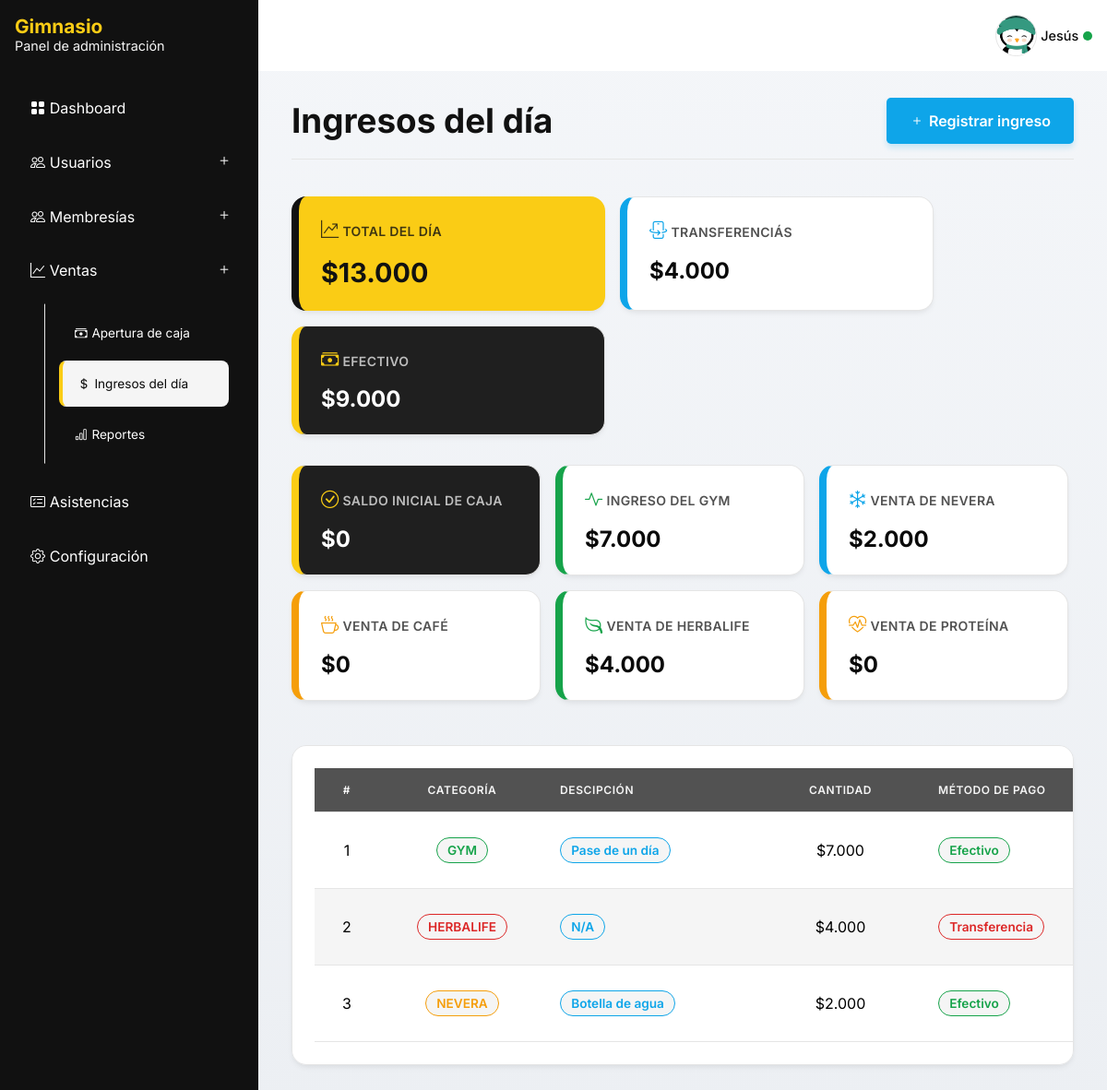
/sales/incomes/ (signed in), run on an earlier commit of the app's database.
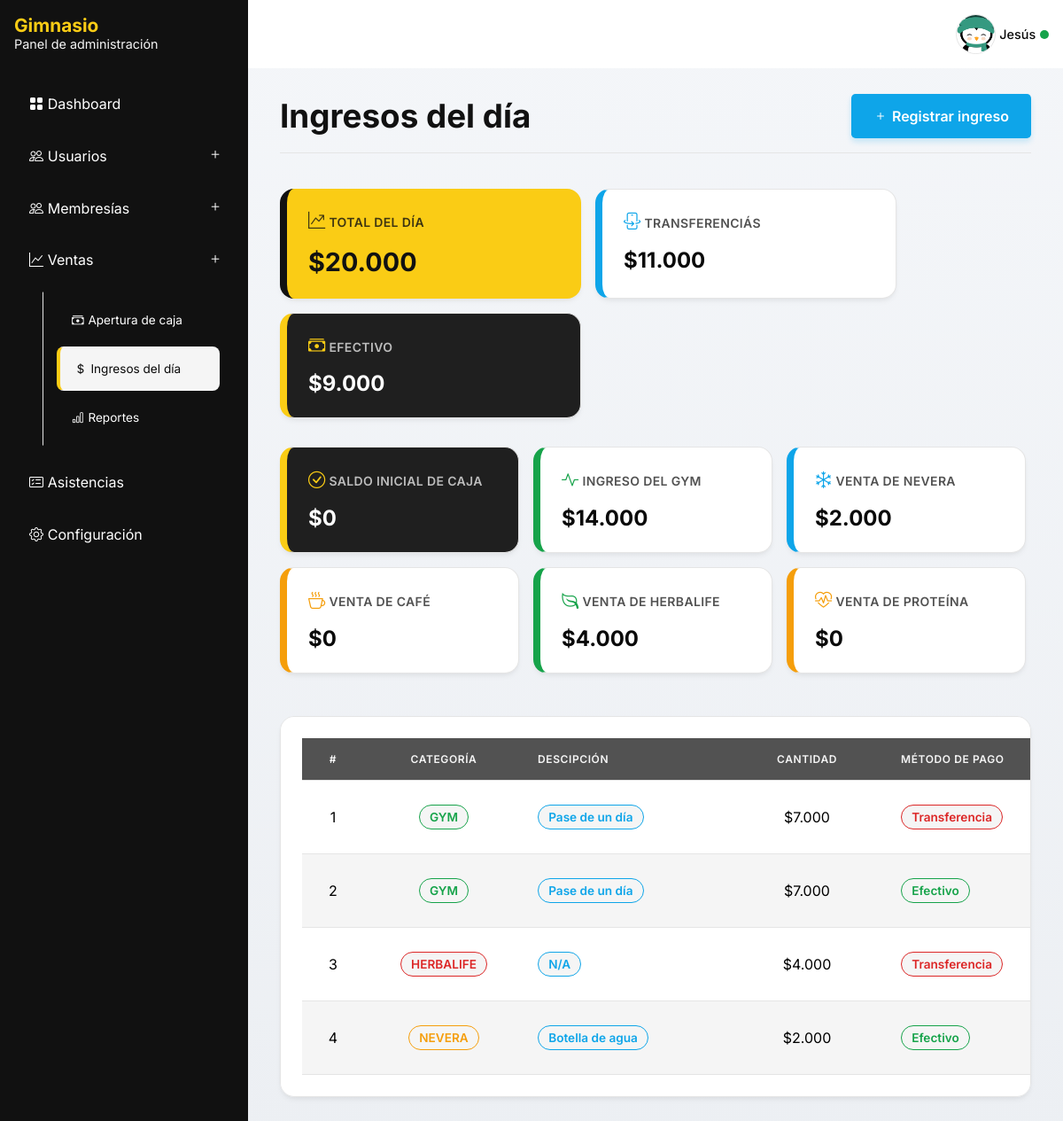
And on a later commit of the database.
### apps/management/models.py (models this page shows, shortened)
class AppSettings(models.Model):
    app_name = models.CharField(max_length=100, default="Gimnasio")
    app_description = models.CharField(max_length=200, default="Panel de administración")
    app_image = models.ImageField(upload_to="management/images/", null=True, blank=True)
    app_logo = models.ImageField(upload_to="management/images/", null=True, blank=True)
    elements_per_section = models.PositiveIntegerField(default=10)
    @classmethod
    def load(cls):
        instance, _ = cls.objects.get_or_create(pk=1)
        return instance

### apps/accounts/models/member.py (models this page shows, shortened)
class Member(AbstractBaseUser):
    class Meta:
        verbose_name = 'Usuario'
        verbose_name_plural = 'Usuarios'
    class BaseRoles(models.TextChoices):
        CUSTOMER = 'Cliente','Cliente'
        ADMINISTRATOR = 'Administrador','Administrador'
        SECRETARY = 'Secretario(a)','Secretario(a)'
    class DocumentTypes(models.TextChoices):
        CC = 'CC', 'Cédula de Ciudadanía'
        TI = 'TI', 'Tarjeta de Identidad'
        CE = 'CE', 'Cédula de Extranjería'
        NIT = 'NIT', 'Número de Identificación Tributaria'
        PP = 'PP', 'Pasaporte'
        RC = 'RC', 'Registro Civil'
        PPT = 'PPT', 'Permiso por Protección Temporal'
    objects = BaseMemberManager()
    first_name = models.CharField(max_length=100)
    last_name = models.CharField(max_length=100, blank=True, null=True)
    phone_number = models.CharField(max_length=10, unique=True, db_index=True)
    email = models.EmailField(unique=True, db_index=True)
    role = models.CharField(max_length=13, choices=BaseRoles.choices, default=BaseRoles.CUSTOMER)
    photo = models.ImageField(upload_to='members/images', blank=True, null=True)
    document_type = models.CharField(max_length=100, choices=DocumentTypes.choices, default=DocumentTypes.CC)
    document_number = models.PositiveIntegerField(unique=True, db_index=True)
    is_active = models.BooleanField(default=True)
    is_staff = models.BooleanField(default=False)
    is_superuser = models.BooleanField(default=False)
    created_at = models.DateTimeField(auto_now_add=True)
    updated_at = models.DateTimeField(auto_now=True)
    birthday = models.DateField(blank=True, null=True)
    USERNAME_FIELD = 'email'
    REQUIRED_FIELDS = ['first_name', 'phone_number','document_type','document_number']

### apps/sales/models/income.py (models this page shows)
class Income(models.Model):
    class Source(models.TextChoices):
        SALES = 'VENTAS','VENTAS'
        PAYMENT = 'PAGOS','PAGOS'
        MANUAL = 'MANUAL','MANUAL'
    class IncomeCategory(models.TextChoices):
        GYM = 'GYM','GYM'
        REFRIGERATOR = 'NEVERA','NEVERA'
        COFFEE = 'CAFÉ', 'CAFÉ'
        HERBALIFE = 'HERBALIFE','HERBALIFE'
        PROTEIN = 'PROTEINA', 'PROTEINA'
    class IncomeMethod(models.TextChoices):
        CASH = 'Efectivo', 'Efectivo'
        TRANSFER = 'Transferencia', 'Transferencia'
    category = models.CharField(max_length=20, choices=IncomeCategory.choices)
    amount = models.PositiveIntegerField()
    payment_method = models.CharField(max_length=20, choices=IncomeMethod.choices)
    description = models.TextField(blank=True)
    created_at = models.DateTimeField(auto_now_add=True)
    cash_opening = models.ForeignKey('sales.CashOpening', on_delete=models.PROTECT, related_name='income_cash_opening', null=True, blank=True, editable=False)
    source = models.CharField(max_length=10, choices=Source.choices)
    payment = models.OneToOneField('payments.Payment', on_delete=models.PROTECT, related_name='payments', editable=False, blank=True, null=True)
    class Meta:
        ordering = ['-created_at']
        verbose_name = 'Ingreso'
        verbose_name_plural = 'Ingresos'

### apps/sales/views/income.py (the view)
# urls.py: path('incomes/', views.IncomeListView.as_view(), name='incomes'),
@method_decorator(role_required([Member.BaseRoles.ADMINISTRATOR, Member.BaseRoles.SECRETARY]),name='dispatch')
class IncomeListView(ListView):
    model = Income
    context_object_name = 'incomes'
    template_name = 'income/list.html'
    def get_context_data(self, **kwargs):
        context = super().get_context_data(**kwargs)
        start_date, end_date = get_today_range()
        queryset = Income.objects.filter(created_at__range=[start_date, end_date])
        totals = queryset.aggregate(
            gym=Sum('amount', filter=Q(category=Income.IncomeCategory.GYM)),
            refrigerator=Sum('amount', filter=Q(category=Income.IncomeCategory.REFRIGERATOR)),
            coffee=Sum('amount', filter=Q(category=Income.IncomeCategory.COFFEE)),
            herbalife=Sum('amount', filter=Q(category=Income.IncomeCategory.HERBALIFE)),
            protein=Sum('amount', filter=Q(category=Income.IncomeCategory.PROTEIN)),
            transfer=Sum('amount', filter=Q(payment_method=Income.IncomeMethod.TRANSFER)),
            cash=Sum('amount', filter=Q(payment_method=Income.IncomeMethod.CASH)),
            total=Sum('amount')
        )
        context['gym_income'] = totals['gym'] or 0
        context['refrigerator_income'] = totals['refrigerator'] or 0
        context['coffee_income'] = totals['coffee'] or 0
        context['herbalife_income'] = totals['herbalife'] or 0
        context['protein_income'] = totals['protein'] or 0
        context['transfer'] = totals['transfer'] or 0
        context['cash'] = totals['cash'] or 0
        context['total_today'] = totals['total'] or 0
        return context
    def get_queryset(self):
        start_date, end_date = get_today_range()
        return Income.objects.filter(created_at__range=[start_date, end_date]).order_by('-created_at')

### apps/core/templatetags/format_tags.py (called while the page is built)
@register.filter
def format_price(value):
    if not value: return "$0"
    return f"${value:,.0f}".replace(",", ".")

### apps/management/context_processors.py (called while the page is built)
def management_processor(request):
    return {
        'app_settings': AppSettings.load(),
    }

### utils/datetime.py (called while the page is built)
def get_today_range():
    now = timezone.localtime()
    start_date = now.replace(hour=0, minute=0, second=0 ,microsecond=0)
    end_date = now.replace(hour=23, minute=59, second=59, microsecond=999999)
    return start_date, end_date

### apps/sales/templates/income/list.html (shortened to what this page needs)
{% extends 'admin-panel.html' %}
{% load format_tags %}
{% block content %}
    <header class="heading">
        <div class="heading__content">
            <h2 class="title">Ingresos del día</h2>
        </div>
        <a class="button button--main" href="{% url 'sales:income-create' %}">
            <i class="bi bi-plus"></i>
            Registrar ingreso
        </a>
    </header>
    <div class="gallery">
        <div class="card card--featured">
            <div class="card__title">
                <i class="bi bi-graph-up-arrow"></i>
                <span>Total del día</span>
            </div>
            <p class="card__value">{{ total_today|format_price }}</p>
        </div>
        <div class="card card--info">
            <div class="card__title">
                <i class="bi bi-phone-flip"></i>
                <span>Transferenciás</span>
            </div>
            <p class="card__value">{{ transfer|format_price }}</p>
        </div>
        <div class="card card--brand">
            <div class="card__title">
                <i class="bi bi-cash-stack"></i>
                <span>Efectivo</span>
            </div>
            <p class="card__value">{{ cash|format_price }}</p>
        </div>
    </div>
    <div class="gallery gallery--col4">
        <div class="card card--brand">
            <div class="card__title">
                <i class="bi bi-check-circle"></i>
                <span>Saldo inicial de caja</span>
            </div>
            <p class="card__value">{{ cash_opening|format_price }}</p>
        </div>
        <div class="card card--success">
            <div class="card__title">
                <i class="bi bi-activity"></i>
                <span>Ingreso del Gym</span>
            </div>
            <p class="card__value">{{ gym_income|format_price }}</p>
        </div>
        <div class="card card--info">
            <div class="card__title">
                <i class="bi bi-snow"></i>
                <span>Venta de nevera</span>
            </div>
            <p class="card__value">{{ refrigerator_income|format_price }}</p>
        </div>
        <div class="card card--warning">
            <div class="card__title">
                <i class="bi bi-cup-hot"></i>
                <span>Venta de café</span>
            </div>
            <p class="card__value">{{ coffee_income|format_price }}</p>
        </div>
        <div class="card card--success">
            <div class="card__title">
                <i class="bi bi-leaf"></i>
                <span>Venta de Herbalife</span>
            </div>
            <p class="card__value">{{ herbalife_income|format_price }}</p>
        </div>
        <div class="card card--warning">
            <div class="card__title">
                <i class="bi bi-heart-pulse"></i>
                <span>Venta de Proteína</span>
            </div>
            <p class="card__value">{{ protein_income|format_price }}</p>
        </div>
    </div>
    {% if incomes %}
        <div class="card table__scroll">
            <div class="table">
                <div class="table__head">
                    <div class="table__row">
                        <div class="table__cell table__cell--sm">#</div>
                        <div class="table__cell table__cell--md">Categoría</div>
                        <div class="table__cell">Descipción</div>
                        <div class="table__cell table__cell--md">Cantidad</div>
                        <div class="table__cell">Método de pago</div>
                    </div>
                </div>
                <div class="table__body">
                    {% for income in incomes %}
                        <div class="table__row">
                            <div class="table__cell table__cell--sm">{{ forloop.counter }}</div>
                            <div class="table__cell table__cell--md">
                                <p class="badge badge--{{ income.category|slugify|lower }}">{{ income.category }}</p>
                            </div>
                            <div class="table__cell">
                                <p class="badge">{% if income.description %}{{ income.description }}{% else %}N/A{% endif %}</p>
                            </div>
                            <div class="table__cell table__cell--md">{{ income.amount|format_price }}</div>
                            <div class="table__cell">
                                <p class="badge badge--{{ income.payment_method|lower|slugify }}">{{ income.payment_method }}</p>
                            </div>
                        </div>
                    {% endfor %}
                </div>
            </div>
        </div>
    {% else %}
        {% include 'components/empty_state.html' with message='Aún no hay movimientos registrados para hoy.' %}
    {% endif %}
{% endblock content %}

### templates/admin-panel.html (shortened to what this page needs)
{% load static %}
<!DOCTYPE html>
<html lang="es">
<head>
    {% include 'components/app_head.html' %}
</head>
<body>
    <div class="root" id="root">
        <aside class="navbar">
            {% include 'components/app_brand.html' with show_description=True %}
            <nav class="menu">
                <a class="menu__link" href="{% url 'management:dashboard' %}">
                    <i class="bi bi-grid-fill"></i>
                    <span>Dashboard</span>
                </a>
                <div class="menu__dropdown">
                    <p class="menu__dropdown__header">
                        <i class="bi bi-people"></i>
                        <span>Usuarios</span>
                        <button type="button" class="toggle__dropdown">
                            <i class="bi bi-plus"></i>
                        </button>
                    </p>
                </div>
                <div class="menu__dropdown">
                    <p class="menu__dropdown__header">
                        <i class="bi bi-people"></i>
                        <span>Membresías</span>
                        <button type="button" class="toggle__dropdown">
                            <i class="bi bi-plus"></i>
                        </button>
                    </p>
                </div>
                <div class="menu__dropdown">
                    <p class="menu__dropdown__header">
                        <i class="bi bi-graph-up"></i>
                        <span>Ventas</span>
                        <button type="button" class="toggle__dropdown">
                            <i class="bi bi-plus"></i>
                        </button>
                    </p>
                    <div class="menu">
                        <a
                                class="menu__link"
                                href="{% url 'sales:cash-opening' %}"
                        >
                            <i class="bi bi-cash-stack"></i>
                            <span>Apertura de caja</span>
                        </a>
                        <a
                                class="menu__link"
                                href="{% url 'sales:incomes' %}"
                        >
                            <i class="bi bi-currency-dollar"></i>
                            <span>Ingresos del día</span>
                        </a>
                        <a
                                class="menu__link"
                                href="{% url 'sales:reports' %}"
                        >
                            <i class="bi bi-bar-chart"></i>
                            <span>Reportes</span>
                        </a>
                    </div>
                </div>
                <a
                        class="menu__link"
                        href="{% url 'attendances:attendances' %}"
                >
                    <i class="bi bi-card-checklist"></i>
                    <span>Asistencias</span>
                </a>
                {% if user.role == 'Administrador' %}
                <a
                    class="menu__link"
                    href="{% url 'management:app-settings' %}"
                >
                    <i class="bi bi-gear"></i>
                    <span>Configuración</span>
                </a>
                {% endif %}
            </nav>
        </aside>
        <main class="container">
            <header class="header">
                {% if user.is_authenticated %}
                <div class="profile">
                    <img
                        class="profile__img"
                        src="{% if user.photo %}{{ user.photo.url }}{% else %}{% static 'images/avatar.png' %}{% endif %}"
                        alt="Avatar"
                    />
                    <div class="profile__name">{{ user.first_name }}</div>
                    <span class="profile__status"></span>
                </div>
                {% endif %}
            </header>
            <div class="content">
                {% block content %}
                {% endblock content %}
            </div>
        </main>
    </div>
</body>
</html>

### templates/components/app_head.html (shortened to what this page needs)
{% load static %}
<link rel="stylesheet" href="{% static 'css/styles.css' %}">

### templates/components/app_brand.html (shortened to what this page needs)
{% load static %}
<div class="brand">
<div class="brand__content">
    <h1 class="brand__name">{{ app_settings.app_name }}</h1>
    {% if show_description %}
    <p class="brand__description">{{ app_settings.app_description }}</p>
    {% endif %}
</div>
</div>

What changed in the data, as far as the page shows it:
added Income: category "GYM", description "Pase de un día", amount "$7.000", payment_method "Transferencia"
Also different on the page:
{{ total_today|format_price }}: "$13.000" → "$20.000"
{{ transfer|format_price }}: "$4.000" → "$11.000"
{{ gym_income|format_price }}: "$7.000" → "$14.000"
